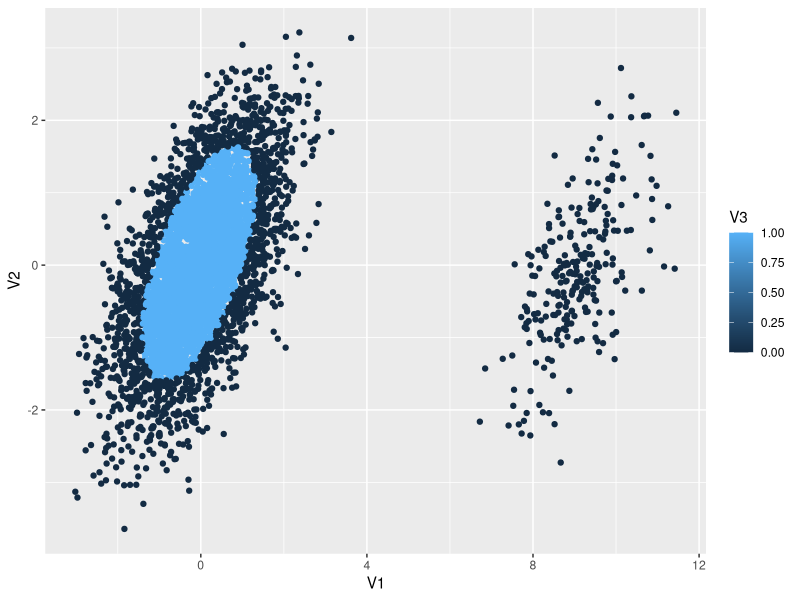

Write R code to recreate this figure. (Note: this script raises an error after producing the figure.)
# --------------------------------------------------------------------
# Author:

# Group 24
# Thijs de Bruin  -
# Colin Huliselan -
# Sanne Lin -
# Mate Varadi - 495556
#
# --------------------------------------------------------------------

## Use this code skeleton to implement the deterministic MCD and the plug-in
## robust regression estimator.  Please submit your implementation together
## with your report.

## IMPORTANT: Please do not change any function names and make sure that you
##            use the correct input and output as specified for each function.
##            This will simplify grading because each group's code will be
##            similarly structured.  However, feel free to add other arguments
##            to the function definitions as needed.

## Preparations
library(MASS)
library(robustbase)
#library(psych)

## Functions for initial estimators

# Input: the standardized data matrix z
# Output: the estimated covariance or correlation matrix
# Please do not use any other input or output for the initial estimators


# correlation matrix based on the hyperbolic tangent
corHT <- function(z) {
  Y=apply(z,2,tanh)
  S1=cor(Y)
  return(S1)
}

# spearman correlation matrix
corSpearman <- function(z) {
  ranks<- apply(z,2,rank)
  S2=cor(ranks,method="spearman")
  return(S2)
}

# correlation matrix based on normal scores of the ranks
corNSR <- function(z) {
  ranks<- apply(z,2,rank)
  n=nrow(z)
  normalscores<-qnorm ( (ranks - 1/3)/(n+1/3) )
  # normalscores <- matrix(0,nrow(z),ncol(z))
  # for (i in 1:ncol(ranks)) {
  #   normalscores[,i] <- qqnorm(ranks[,i],plot.it=FALSE)$x
  # }
  S3=cor(normalscores)
  return(S3)
}

# modified spatial sign covariance matrix
covMSS <- function(z) {
  norms=apply(z,1, function(x) sqrt(sum(x^2)))
  k=z/norms
  
  #Avoid Nan when summing
  k[which(norms==0),]<-0
  
  n=nrow(z)
  #n=length(z)
  S4=(t(k)%*%k)/n
  return(S4)
}

# covariance matrix based on first step of BACON
covBACON1 <- function(z) {
  norms <- apply(z,1,function(x) sqrt(sum(x^2)))
  #Subset of the rank of the norms always smaller than or equal to the (rounded up) half of the obs
  subset <- z[rank(norms)<=ceiling(0.5*nrow(z)),]
  S5=cov(subset)
  return(S5)
}

# raw OGK estimator of the covariance matrix with median and Qn
rawCovOGK <- function(z) {
  
  output <- covOGK(z, sigmamu = s_Qn)
  S6 <- output$cov
  return(S6)
  # Hint: have a look at function covOGK() in package robustbase
}

## ___________________________________________________________________

# compare & run
# example data matix
y = rnorm(5000, 100, 40)
x = mvrnorm(n=5000,mu=c(0,2),Sigma=matrix(c(1,0.6,0.6,1),2,2))
x2= mvrnorm(n=250,mu=c(10,2),Sigma=matrix(c(1,0.6,0.6,1),2,2))
x <- rbind(x, x2)

# standardize with median and Qn
z=apply(x,2,function(y) (y-median(y))/Qn(y))


#Tools---------
#' Mahanalobis distance calculation
#'
#' @param X input matrix
#' @param t location parameter
#' @param s scale parameter
Mdistance <- function(X, t, s) {
  X <- t(apply(X, 1, function(x) x-t(t)))
  return(apply(X, 1, function(x) sqrt(t(x)%*%solve(s)%*%x)))
}

## ______________________________________________________________
## Main function for deterministic MCD algorithm

# Input:
# x ....... data matrix
# alpha ... proportion of observations to be used for subset size
# anything else you need

# Output
# A list with the following components:
# center ....... mean of the reweighted estimator
# cov .......... covariance matrix of the reweighted estimator
# weights ...... binary weights of the observations used for the reweighted
#                estimator (0 if outlier, 1 if used for estimation)
# raw.center ... mean of the raw estimator
# raw.cov ...... covariance matrix of the raw estimator
# best ......... indices of the observations in the best subset found by the
#                raw estimator
# any other output you want to return

covDetMCD <- function(x, alpha, ...) {
  X_og <- x
  
  #standardize input
  x <- apply(x,2,function(y) (y-median(y))/Qn(y))
  
  
  #Calculate initial estimates of the scaling matrixes
  initialcovs <- list()
  initialcovs[["S1"]] <-corHT(x)
  initialcovs[["S2"]] <-corNSR(x)
  initialcovs[["S3"]] <-corSpearman(x)
  initialcovs[["S4"]] <-covMSS(x)
  initialcovs[["S5"]] <-covBACON1(x)
  initialcovs[["S6"]] <-rawCovOGK(x)
  
  #prepare a temperal list for the calculation of MDCraw
  MDCRawtemp <- list()
  
  #prepare a final output list
  output <- list()
  
  #For each of the 6 estimates do the following
  for (i in 1:6){
    #3.1.(1) Compute the matrix E of eigenvectors of Sk
    S <- initialcovs[[i]]
    E <- eigen(S)$vectors
    B <- x%*%E
    
    #3.1.(2) Estimate the covariance of Z
    L <- diag(apply(B,2,function(x) Qn(x)^2))
    sigmahat <- E%*%L%*%t(E)
    
    #3.1.(3) Estimate the location paramater
    muhat <- E%*%sqrt(L)%*%apply(x%*%solve(E%*%sqrt(L)),2, median)
    
    #Select initial subset based on Mahanalobis distance (custom function)
    subset <- X_og[rank(Mdistance(x, muhat, sigmahat))<=ceiling(0.5*nrow(x)),]
    
    #Derive the new parameters based on a subset of the non standardized data
    sigmahat <- cov(subset)
    muhat <- colMeans(subset)
    
    #Initialize sigmahat_old to always satisfy convergence criteria
    sigmahat_old <- 2*sigmahat
    indices <- c()
    
    #C-step until convergence, convergence defined as smaller than 1% decrease in the determinant of sigmahat
    while(abs((det(sigmahat)-det(sigmahat_old))/det(sigmahat_old))>0.0000000000000001){
      print((det(sigmahat)-det(sigmahat_old))/det(sigmahat_old))
      subset <- X_og[rank(Mdistance(X_og, muhat, sigmahat))<=h.alpha.n(alpha,nrow(X_og),ncol(X_og)),]
      temp <- c(1:nrow(X_og))
      indices <- temp[rank(Mdistance(X_og, muhat, sigmahat))<=h.alpha.n(alpha,nrow(X_og),ncol(X_og))]
      sigmahat_old <- sigmahat
      sigmahat <- cov(subset)
      muhat <- colMeans(subset)
    }
    
    output <- list()
    output[["sigmahat"]] <- sigmahat
    output[["muhat"]] <- muhat
    output[["indices"]] <- indices
    
    MDCRawtemp[[paste(c("S",i),collapse = "")]] <- output
  }
  
  #Now we find the smallest determinant of the covariance of all 6 methods
  determinants <- c()
  for(i in 1:6){
    determinants[i] <- det(MDCRawtemp[[i]][["sigmahat"]])
  }
  
  #paste the center, cov and indices in the final output list
  output[["raw.center"]] <- MDCRawtemp[[which(determinants == min(determinants))[1]]][["muhat"]]
  output[["raw.cov"]] <- MDCRawtemp[[which(determinants == min(determinants))[1]]][["sigmahat"]]
  output[["best"]] <- MDCRawtemp[[which(determinants == min(determinants))[1]]][["indices"]]
  cat("Fraction of data used in unweighted: ",length(output[["best"]])/nrow(X_og),'\n')
  
  #Reweighting step
  chisquare <- qchisq(0.975, df = ncol(X_og))
  subset2 <- X_og[Mdistance(X_og, output[["raw.center"]], output[["raw.cov"]])^2<=chisquare,]
  
  #Adding the reweighted parameters & weights to the output list
  output[["center"]] <- colMeans(subset2)
  output[["cov"]] <- cov(subset2)
  output[["weights"]] <- as.integer(as.logical(Mdistance(X_og, output[["raw.center"]], output[["raw.cov"]])^2<=chisquare))
  cat("Fraction of data used in reweighted: ", sum(output[["weights"]])/nrow(X_og))
  return(output)
  # Please note that the subset sizes for the MCD are not simply fractions of 
  # the number of observations in the data set, as discussed in the lectures.
  # You can use function h.alpha.n() from package robustbase to compute the 
  # subset size.
}

## Function for regression based on the deterministic MCD

# Input:
# x ........ matrix of explanatory variables
# y ........ response variable
# alpha .... proportion of observations to be used for the subset size in the 
#            MCD estimator
# anything else you need

# Output
# A list with the following components:
# coefficients .... estimated regression coefficients based on the reweighted
#                   deterministic MCD covariance matrix
# fitted.values ... fitted values for all observations in the data
# residuals ....... residuals for all observations in the data
# MCD ............. R object for the deterministic MCD (entire output from
#                   function covDetMCD())
# any other output you want to return

lmDetMCD <- function(x, y, alpha, ...) {
  #Combine the two data sets
  X <- cbind(y, x)
  
  #Prepare output list
  output <- list()
  
  #Perform MDC on the full dataset
  output[["MDC"]] <- covDetMCD(X, alpha = alpha)
  
  #Extract the cov and the mu
  cov <- output[["MDC"]][["cov"]]
  mu <- output[["MDC"]][["center"]]
  
  covxx <- cov[-1,-1]
  covxy <- cov[-1,1]
  muy <- mu[1]
  mux <- mu[-1]
  
  #calculate coefficients
  coefficients <- list()
  coefficients[["beta"]] <- solve(covxx)%*%covxy
  coefficients[["alpha"]] <- muy - t(mux)%*%coefficients[["beta"]]
  
  #append coefficients to output
  output[["coefficients"]] <- coefficients
  
  #calculate fitted values
  output[["fitted.values"]] <- x%*%coefficients[["beta"]]+coefficients[["alpha"]]*rep(1,nrow(X))
  
  #calculate residuals
  output[["residuals"]] <- y-output[["fitted.values"]]
  
  return(output)
}


test <- covDetMCD(z, 0.5)
test2 <- as.data.frame(cbind(z, test[["weights"]]))
library(ggplot2)
ggplot(test2, aes(V1, V2, color = V3)) +geom_point()

#load("~/Dropbox/Uni/Master_Econometrie/Blok_3/Topics in Advanced stats/TiASgroup2/Eredivisie28.RData")
test <- lmDetMCD(Eredivisie28[,1], Eredivisie28[,2], 0.75)
test <- covDetMCD(Eredivisie28, 0.75)
test2 <- lm(MarketValue ~ Age, data = Eredivisie28)
